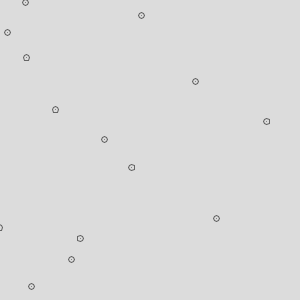
Frame 1 (no input)
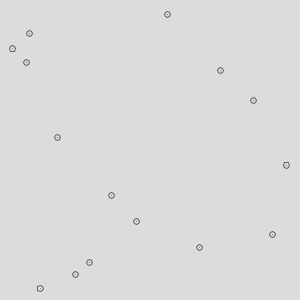
Frame 60 (the mouse pressed at the canvas centre just before this capture)
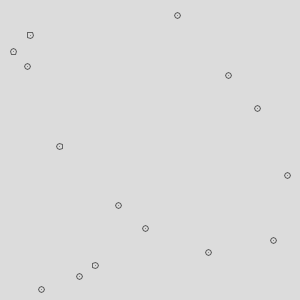
Frame 120 (the mouse held since frame 60 and released just before this capture)

The Processing sketch that drew these frames (run headless with seeded random() and noise(); from frame 60 on, the mouse is pressed at the canvas centre):

// Processing sketch: processing_6192
// ── processing_6192.pde

Point POINT_Array[];
int pointcount = 15;
void setup()
{

  size(300,300);
  background(200);
  POINT_Array = new Point[pointcount];
  for(int i = 0;i<pointcount;i++)
  {
    POINT_Array[i] = new Point(random(width),random(height),3);
  }
}
void draw()
{
  background(220);
  for(int i = 0;i<pointcount;i++)
  {
    float xDist;
    float yDist;
    for(int j=0;j<pointcount;j++)
    {
      if(i!=j)
      {
        xDist = POINT_Array[i].x-POINT_Array[j].x;
        yDist = POINT_Array[i].y-POINT_Array[j].y;
        POINT_Array[i].x += 1/(xDist/POINT_Array[j].e);
        POINT_Array[i].y += 1/(yDist/POINT_Array[j].e);
        if (mousePressed && (mouseButton == LEFT)) {
          stroke(150);
          line(POINT_Array[i].x,POINT_Array[i].y,POINT_Array[i].x + 15/(xDist/POINT_Array[j].e),POINT_Array[i].y+15/(yDist/POINT_Array[j].e));
        }
      }
    }
    if(int(random(5000))==1)
    {
      POINT_Array[i].x = random(width);
      POINT_Array[i].y = random(height);
    }
    POINT_Array[i]._draw();
  }
}
//THE POINT CLASS
class Point
{
  float x; 
  float y; 
  float r;
  float e;
  Point(float X, float Y,float R)
  {
    x = X;
    y = Y;
    r = R;
    e = (random(50));
  }
  void _draw()
  {
    stroke(100,100,100);
    point(x,y);
    line(x,y+r,x+r*0.7,y+r*0.7);
    line(x+r*0.7,y+r*0.7,x+r,y);
    line(x+r,y,x+r*0.7,y-r*0.7);
    line(x+r*0.7,y-r*0.7,x,y-r);
    line(x,y-r,x-r*0.7,y-r*0.7);
    line(x-r*0.7,y-r*0.7,x-r,y);
    line(x-r,y,x-r*0.7,y+r*0.7);
    line(x-r*0.7,y+r*0.7,x,y+r);
    this.check_loc();
  }
  void check_loc()
  {
    float xda,xdb,yda,ydb;
    xda = this.x;
    xdb = width-this.x;
    yda = this.y;
    ydb = height-this.y;
    this.x+=1/(xda/50);
    this.x-=1/(xdb/50);
    this.y+=1/(yda/50);
    this.y-=1/(ydb/50);
    if(this.x>width||this.x<0)
    {
      this.x = width/2;
    }
    if(this.y>height||this.y<0)
    {
      this.y = height/2;
    }
  }
}
